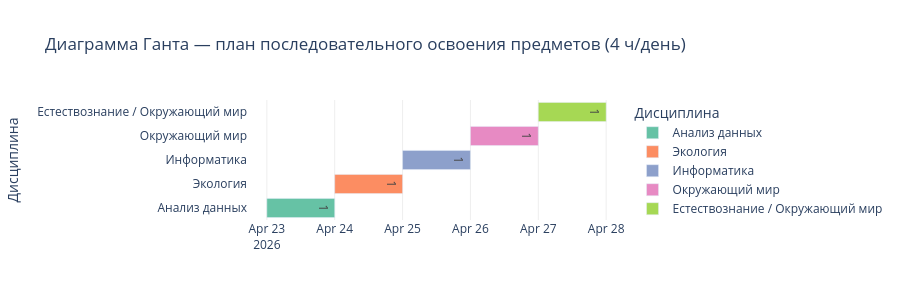

Notebook source saved alongside this figure:
### Code cell
# Plotly Gantt chart
colors = px.colors.qualitative.Set2

fig = px.timeline(
    gantt_df,
    x_start='Начало',
    x_end='Конец',
    y='Предмет',
    color='Предмет',
    text='Дней',
    title='Диаграмма Ганта — план последовательного освоения предметов (4 ч/день)',
    labels={'Предмет': 'Дисциплина'},
    color_discrete_sequence=colors,
)
fig.update_yaxes(autorange='reversed')
fig.update_layout(
    height=max(300, 60 * len(gantt_df)),
    font=dict(size=12),
    plot_bgcolor='white',
    xaxis=dict(showgrid=True, gridcolor='#eeeeee'),
)
fig.update_traces(textposition='inside')
fig.write_html(str(REPORTS / 'gantt_sequential.html'))
fig.show()
print('Сохранено: reports/gantt_sequential.html')

### Figure 1 — Plotly figure (JSON) as saved in the notebook; plotly's stock layout.template omitted (floating-point values rounded to 4 significant figures)
{"data": [{"alignmentgroup": "True", "base": ["2026-04-23T00:00:00"], "hovertemplate": "Дисциплина=%{y}<br>Начало=%{base}<br>Конец=%{x}<br>Дней=%{text}<extra></extra>", "legendgroup": "Анализ данных", "marker": {"color": "rgb(102,194,165)", "pattern": {"shape": ""}}, "name": "Анализ данных", "offsetgroup": "Анализ данных", "orientation": "h", "showlegend": true, "text": [1], "textposition": "inside", "type": "bar", "x": [86400000], "xaxis": "x", "y": ["Анализ данных"], "yaxis": "y"}, {"alignmentgroup": "True", "base": ["2026-04-24T00:00:00"], "hovertemplate": "Дисциплина=%{y}<br>Начало=%{base}<br>Конец=%{x}<br>Дней=%{text}<extra></extra>", "legendgroup": "Экология", "marker": {"color": "rgb(252,141,98)", "pattern": {"shape": ""}}, "name": "Экология", "offsetgroup": "Экология", "orientation": "h", "showlegend": true, "text": [1], "textposition": "inside", "type": "bar", "x": [86400000], "xaxis": "x", "y": ["Экология"], "yaxis": "y"}, {"alignmentgroup": "True", "base": ["2026-04-25T00:00:00"], "hovertemplate": "Дисциплина=%{y}<br>Начало=%{base}<br>Конец=%{x}<br>Дней=%{text}<extra></extra>", "legendgroup": "Информатика", "marker": {"color": "rgb(141,160,203)", "pattern": {"shape": ""}}, "name": "Информатика", "offsetgroup": "Информатика", "orientation": "h", "showlegend": true, "text": [1], "textposition": "inside", "type": "bar", "x": [86400000], "xaxis": "x", "y": ["Информатика"], "yaxis": "y"}, {"alignmentgroup": "True", "base": ["2026-04-26T00:00:00"], "hovertemplate": "Дисциплина=%{y}<br>Начало=%{base}<br>Конец=%{x}<br>Дней=%{text}<extra></extra>", "legendgroup": "Окружающий мир", "marker": {"color": "rgb(231,138,195)", "pattern": {"shape": ""}}, "name": "Окружающий мир", "offsetgroup": "Окружающий мир", "orientation": "h", "showlegend": true, "text": [1], "textposition": "inside", "type": "bar", "x": [86400000], "xaxis": "x", "y": ["Окружающий мир"], "yaxis": "y"}, {"alignmentgroup": "True", "base": ["2026-04-27T00:00:00"], "hovertemplate": "Дисциплина=%{y}<br>Начало=%{base}<br>Конец=%{x}<br>Дней=%{text}<extra></extra>", "legendgroup": "Естествознание / Окружающий мир", "marker": {"color": "rgb(166,216,84)", "pattern": {"shape": ""}}, "name": "Естествознание / Окружающий мир", "offsetgroup": "Естествознание / Окружающий мир", "orientation": "h", "showlegend": true, "text": [1], "textposition": "inside", "type": "bar", "x": [86400000], "xaxis": "x", "y": ["Естествознание / Окружающий мир"], "yaxis": "y"}], "layout": {"barmode": "overlay", "font": {"size": 12}, "height": 300, "legend": {"title": {"text": "Дисциплина"}, "tracegroupgap": 0}, "plot_bgcolor": "white", "title": {"text": "Диаграмма Ганта — план последовательного освоения предметов (4 ч/день)"}, "xaxis": {"anchor": "y", "domain": [0, 1], "gridcolor": "#eeeeee", "showgrid": true, "type": "date"}, "yaxis": {"anchor": "x", "autorange": "reversed", "categoryarray": ["Естествознание / Окружающий мир", "Окружающий мир", "Информатика", "Экология", "Анализ данных"], "categoryorder": "array", "domain": [0, 1], "title": {"text": "Дисциплина"}}}}
